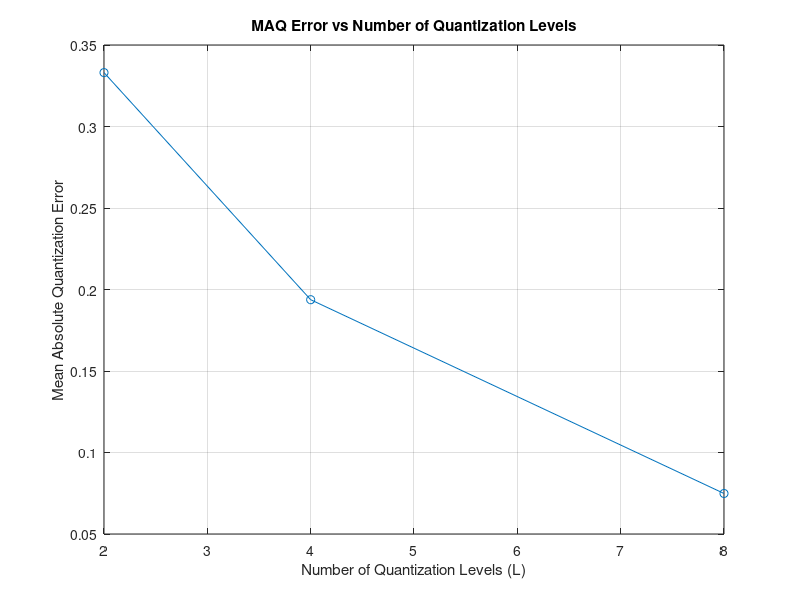
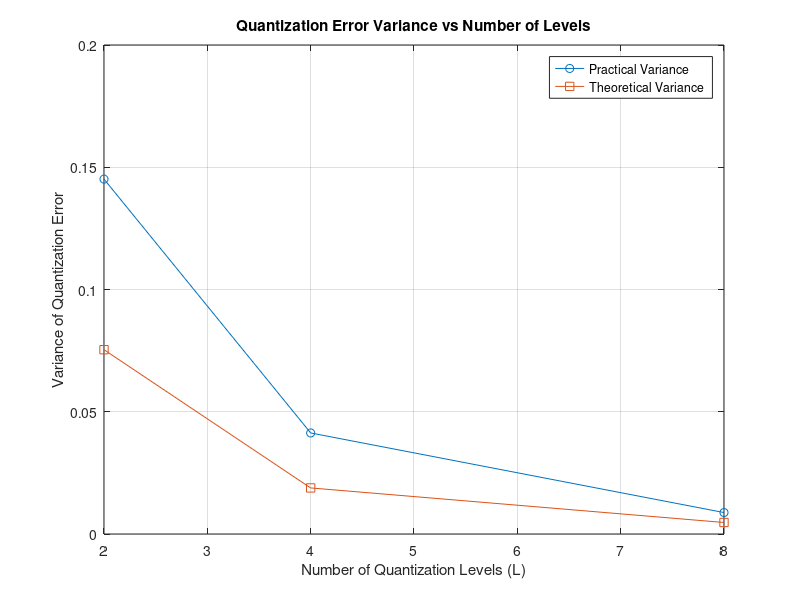
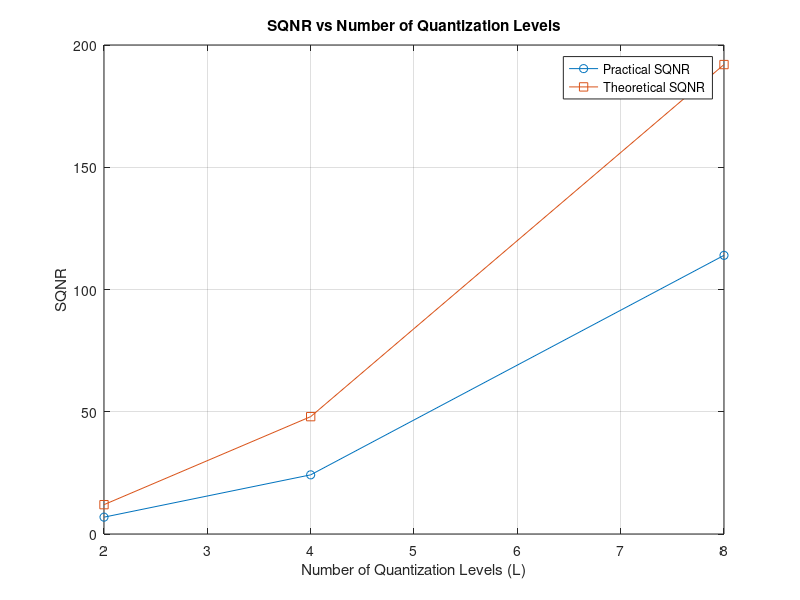

Reproduce these figures in MATLAB, in order. (Note: this script raises an error after producing the figures.)
a = 1; 
b = 8; 
t = 0:0.3:30;
x_t = a * sin(0.5*pi*t*b);
    
% Sampling Task 1
Ns = 2; 
ts = t(1 : Ns : end);
xs = x_t(1 : Ns : end);

%Quantization Task 2 
function xq = uniform_quantizer(xs , L)
vmax = max(xs);
vmin = min(xs);
delta = (vmax - vmin)/L;
quantized_levels = vmin+(delta/2) : delta : vmax-(delta/2);
for i = 1 : length(xs)
    abs_error = abs(xs(i) - quantized_levels);
    l = find(abs_error == min(abs_error));
    xq(i) = quantized_levels(l(1));
end
end

%Plot Mean Absolute Quantization Error vs Number of Levels Task 3
L = [2 4 8];
mean_abs_error = zeros(size(L));
for i = 1 : length(L)
    xq = uniform_quantizer(xs , L(i));
    mean_abs_error(i) = mean(abs(xs - xq));
end
figure; 
plot(L , mean_abs_error, '-o');
xlabel('Number of Quantization Levels (L)');
ylabel('Mean Absolute Quantization Error');
title('MAQ Error vs Number of Quantization Levels');
grid on;

% Plot Practical and Theoretical Varience vs Number of levels Task 4
pratical_varience = zeros(size(L));
theoretical_variance = zeros(size(L));
for i = 1:length(L)
    xq = uniform_quantizer(xs , L(i));
    pratical_varience(i) = var(xs - xq);
    vmax = max(xs);
    vmin = min(xs);
    delta = (vmax - vmin)/L(i);
    theoretical_variance(i) = (delta^2)/12;
end
figure;
plot(L, pratical_varience, '-o', 'DisplayName', 'Practical Variance');
hold on;
plot(L, theoretical_variance, '-s', 'DisplayName', 'Theoretical Variance');
xlabel('Number of Quantization Levels (L)');
ylabel('Variance of Quantization Error');
title('Quantization Error Variance vs Number of Levels');
legend('Location', 'best');
grid on;
hold off;

% Plot Practical and Theoretical SQNR vs Number of levels Task 5
practical_SQNR = zeros(size(L));
theoretical_SQNR = zeros(size(L));
for i = 1:length(L)
    practical_SQNR(i) = (a^2) / pratical_varience(i);
    theoretical_SQNR(i) = 3 * L(i)^2;
end
%Convert SQNR into dB
% practical_SQNR_dB = 10 * log10(practical_SQNR); 
% theoretical_SQNR_dB = 10 * log10(theoretical_SQNR);
figure;
plot(L, practical_SQNR, '-o', 'DisplayName', 'Practical SQNR');
hold on;
plot(L, theoretical_SQNR, '-s', 'DisplayName', 'Theoretical SQNR');
xlabel('Number of Quantization Levels (L)');
ylabel('SQNR');
title('SQNR vs Number of Quantization Levels');
legend('Location', 'best');
grid on;
hold off;

L = 8;
xq = uniform_quantizer(xs , L);
delta = (vmax - vmin)/L;

% Encode quantized levels Task 6
uniqueQuantizedLevels = vmin+(delta/2) : delta : vmax-(delta/2);%Unique quantized values in ascending order
encoded = zeros(1,length(xq));
for i = 1:length(xq)
    for j = 1:length(uniqueQuantizedLevels)
        if xq(i) == uniqueQuantizedLevels(j)
            encoded(i) = j-1;
        end
    end
end

% Huffman encoder Task 7
unique_values = unique(encoded);
[counts, edges] = histcounts(encoded, [unique_values - 0.5, unique_values(end) + 0.5]);
probabilities = counts / length(encoded);
[dictionary , x] = huffmandict(unique(encoded),probabilities);
sourceEncoded = huffmanenco(encoded,dictionary);

% Noiseless channel Task 8
noise = 0;
sourceEncoded = sourceEncoded + noise;

% Huffman decoder Task 10
sourceDecoded = huffmandeco(sourceEncoded,dictionary);

% Decoder Task 9
uniqueDecodedLevels = zeros(1,L);
uniqueDecodedLevels(1) = vmin + (delta/2);
uniqueDecodedLevels(L) = vmax - (delta/2);
for i=2:(L-1)
    uniqueDecodedLevels(i) = uniqueDecodedLevels(i-1) + delta;
end
decodedSequence = zeros(1,length(sourceDecoded));
for i = 1:length(sourceDecoded)
    decodedSequence(i) = uniqueDecodedLevels(sourceDecoded(i) + 1);
end

% Plot Input and Output Signals Task 11
figure;
plot(t, x_t, 'b-', 'LineWidth', 1.5, 'DisplayName', 'Input Signal (x_t)');
hold on;
plot(ts, decodedSequence, 'r--', 'LineWidth', 1.5, 'DisplayName', 'Output Signal (Decoded)');
xlabel('Time (s)');
ylabel('Amplitude');
title('Input vs Output Signal');
legend('Location', 'best');
grid on;
hold off;

% Efficiency and CR Task 13 and 14
I = -log2(probabilities);
H = sum(probabilities .* I);
L = sum(probabilities .* ceil(I));
eff = H / L;
CR = log2(length(unique(encoded))) / L;
disp(['Compression Efficiency: ', num2str(eff)]);
disp(['Compression Rate (CR): ', num2str(CR)]);